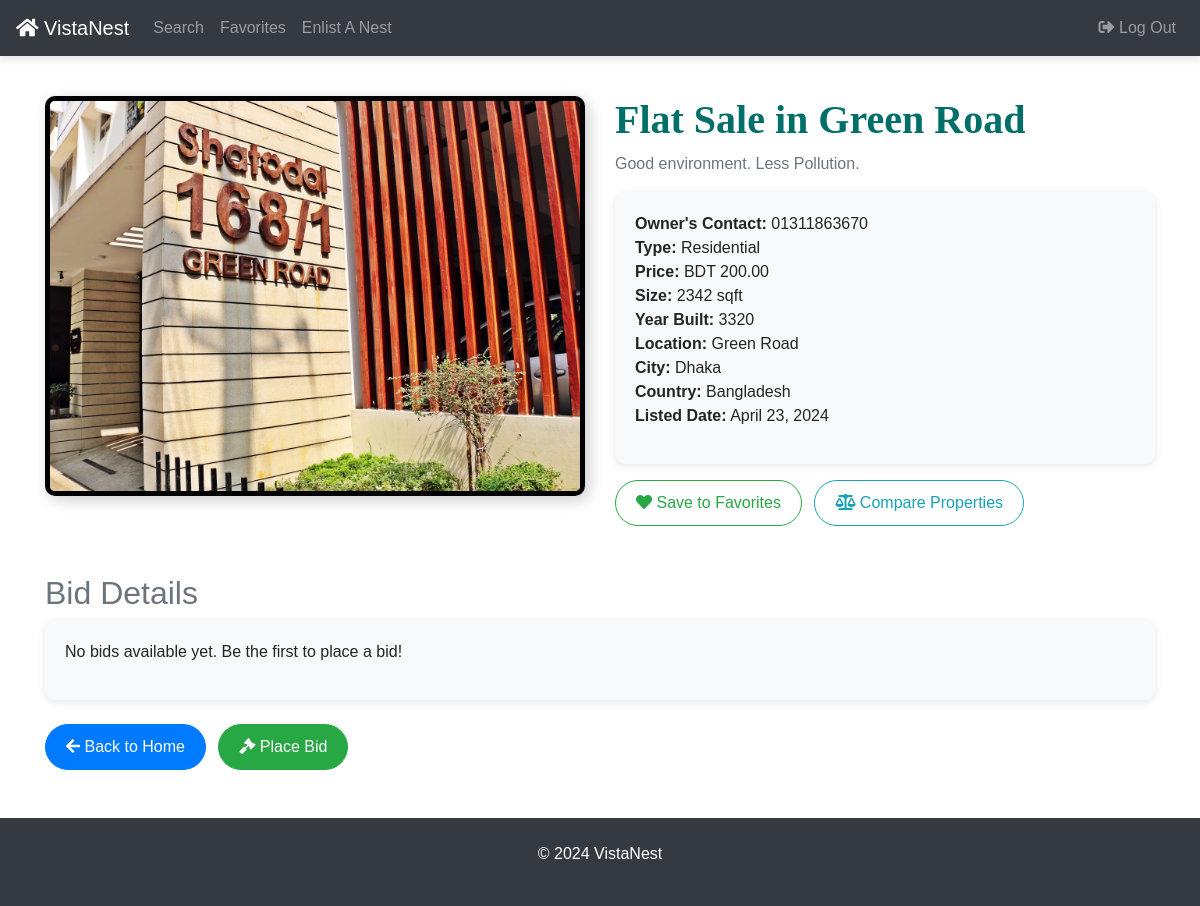
Screenshot of /details/14 with the database file from the repository.
### platforms/models.py (models this page shows, shortened)
class Platform(models.Model):
    property_type_choices = [
        ('Residential', 'Residential'),
        ('Commercial', 'Commercial'),
        ('Land', 'Land'),
        ('Industrial', 'Industrial'),
        ('Special Purpose', 'Special Purpose')
    ]
    owner_contact_number = models.CharField(max_length=15, blank=True, null=True)
    title = models.CharField(max_length=100)
    description = models.TextField(default="This Property is mindblowing!")
    property_type = models.CharField(max_length=20, choices=property_type_choices)
    price = models.DecimalField(max_digits=10, decimal_places=2)
    size_sqft = models.PositiveIntegerField()
    year_built = models.PositiveIntegerField()
    location = models.CharField(max_length=100)
    city = models.CharField(max_length=50)
    country = models.CharField(max_length=50)
    listed_date = models.DateField(auto_now_add=True)
    image = models.ImageField(upload_to='platform_image/', blank=True, null=True, default='platform_image/houses.png')

### mysite/views.py (the view)
# urls.py: path('details/<int:property_id>', views.details, name='details'),
def details(request, property_id):
    platform = get_object_or_404(Platform, pk=property_id)
    bids = platform.bids.all().select_related('user')
    return render(request, 'details.html', {
        "platform": platform, 'bids': bids,
    })

### templates/details.html (shortened to what this page needs)
<!DOCTYPE html>
<html lang="en">
<head>
    <link rel="stylesheet" href="https://cdn.jsdelivr.net/npm/bootstrap@4.3.1/dist/css/bootstrap.min.css">
    <link rel="stylesheet" href="https://cdnjs.cloudflare.com/ajax/libs/font-awesome/5.15.4/css/all.min.css">
</head>
<body>
    <nav class="navbar navbar-expand-md navbar-dark bg-dark fixed-top">
       <a class="navbar-brand text-white" href="{% url 'home' %}">
             <i class="fas fa-home text-white"></i> VistaNest
        </a>
        <div class="collapse navbar-collapse" id="navbarNav">
            <ul class="navbar-nav">
                <li class="nav-item"><a class="nav-link" href="{% url 'search' %}">Search</a></li>
                <li class="nav-item"><a class="nav-link" href="{% url 'favorites' %}">Favorites</a></li>
                <li class="nav-item"><a class="nav-link" href="{% url 'add-platform' %}">Enlist A Nest</a></li>
            </ul>
            <ul class="navbar-nav ml-auto">
                <li class="nav-item">
                    <a href="{% url 'logout' %}" class="nav-link">
                        <i class="fas fa-sign-out-alt"></i> Log Out
                    </a>
                </li>
            </ul>
        </div>
    </nav>
    <div class="container mt-5 pt-5">
        <div class="row">
        <div class="col-md-6 text-center">
            {% if platform.image %}
                <img src="{{ platform.image.url }}" alt="Property Image" class="img-fluid property-image">
            {% else %}
            <div class="property-placeholder d-flex flex-column align-items-center justify-content-center">
                <i class="fas fa-home fa-7x text-muted"></i>
                <p class="mt-3 text-muted">Image not available</p>
            </div>
            {% endif %}
        </div>
            <div class="col-md-6">
            <h1 class="text-blue-teal custom-font"><b>{{ platform.title }}</b></h1>
                <p class="text-muted">{{ platform.description }}</p>
                <div class="info-section">
                    <ul class="list-unstyled">
                        <li><strong>Owner's Contact:</strong> {{ platform.owner_contact_number }}</li>
                        <li><strong>Type:</strong> {{ platform.property_type }}</li>
                        <li><strong>Price:</strong> BDT {{ platform.price }}</li>
                        <li><strong>Size:</strong> {{ platform.size_sqft }} sqft</li>
                        <li><strong>Year Built:</strong> {{ platform.year_built }}</li>
                        <li><strong>Location:</strong> {{ platform.location }}</li>
                        <li><strong>City:</strong> {{ platform.city }}</li>
                        <li><strong>Country:</strong> {{ platform.country }}</li>
                        <li><strong>Listed Date:</strong> {{ platform.listed_date }}</li>
                    </ul>
                </div><div class="mt-3">
    <a href="{% url 'add_to_favorites' platform.id %}" class="btn btn-outline-success btn-custom">
        <i class="fas fa-heart"></i> Save to Favorites
    </a>
  <a href="{% url 'compare_properties' %}?platform_id={{ platform.id }}" class="btn btn-outline-info btn-custom rounded-pill ml-2">
        <i class="fas fa-balance-scale"></i> Compare Properties
    </a>
</div>
            </div>
        </div>
        <div class="mt-5">
            <h2 class="text-secondary">Bid Details</h2>
            <div class="info-section">
                {% if bids %}
                    {% for bid in bids %}
                        <p><i class="fas fa-user"></i> <strong>{{ bid.user.username }}</strong> bidden <strong>BDT {{ bid.amount }}</strong></p>
                    {% endfor %}
                {% else %}
                    <p>No bids available yet. Be the first to place a bid!</p>
                {% endif %}
            </div>
        </div>
        <div class="mt-4">
            <a href="{% url 'home' %}" class="btn btn-primary btn-custom">
                <i class="fas fa-arrow-left"></i> Back to Home
            </a>
               <a href="{% url 'place_bid' platform.id %}" class="btn btn-success btn-custom ml-2">
        <i class="fas fa-gavel"></i> Place Bid
    </a>
        </div>
    </div>
    <footer class="text-center py-4 mt-5">
        <div class="container">
            <p>&copy; 2024 VistaNest</p>
        </div>
    </footer>
</body>
</html>

### templates/details.html (style rules this page uses)
body { font-family: 'Arial', sans-serif; }
.navbar { box-shadow: 0 4px 8px rgba(0, 0, 0, 0.1); }
.text-blue-teal { color: #006f6a; }
.custom-font { font-family: 'Garamond', Serif; }
.navbar-brand i { color: #ffc107; }
.property-image { width: 100%; height: 400px; object-fit: cover; border-radius: 10px; border: 5px solid #000; box-shadow: 4px 4px 15px rgba(0, 0, 0, 0.2); }
.info-section { background-color: #f8f9fa; border-radius: 10px; padding: 20px; box-shadow: 0px 2px 8px rgba(0, 0, 0, 0.1); }
.btn-custom { border-radius: 30px; padding: 10px 20px; }
footer { background-color: #343a40; color: #fff; }

### rows the page displays
Platform: image (picture), title "Flat Sale in Green Road", description "Good environment. Less Pollution.", owner_contact_number "01311863670", property_type "Residential", price "200.00", size_sqft "2342", year_built "3320", location "Green Road", city "Dhaka", country "Bangladesh", listed_date "April 23, 2024"
